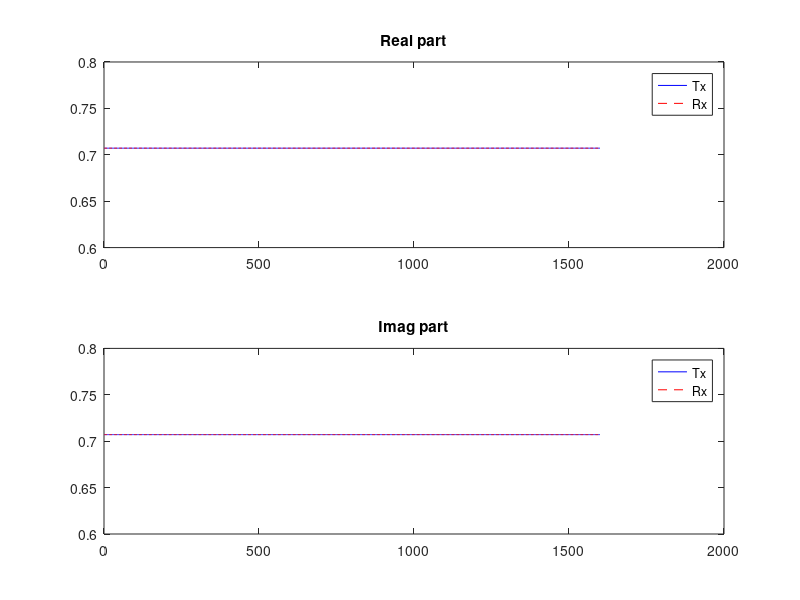

MATLAB code to generate this figure:
% Параметры 
NumFFT = 2048;
M      = 4;
N      = NumFFT;
NumSC  = 1600;
NumGI  = (NumFFT - NumSC) / 2;   % 224

% Создаём чистый спектр: одна QPSK-точка на каждой активной поднесущей
Spectrum = zeros(NumFFT, 1);
activeIdx = NumGI + 1 : NumFFT - NumGI;
% Заполним детерминированно — например, все +1+1i для контроля
Spectrum(activeIdx) = (1 + 1i) / sqrt(2);

% TX
tdSym  = ifft(ifftshift(Spectrum)) * sqrt(N);
tdLong = repmat(tdSym, M, 1) / M;

FilterTaps = ones(M*N, 1);          % заглушка
% FilterTaps = ones(M*N, 1) / sqrt(M);  % альтернативная нормировка

fbmcSym = tdLong .* FilterTaps;

% Канал
Rx = fbmcSym;

% RX
filtered = Rx .* FilterTaps;
fdLong = fftshift(fft(filtered)) / sqrt(N);

dc_long = M*N/2 + 1;
idx     = dc_long + (-N/2 : N/2 - 1) * M;
RxSpec  = fdLong(idx);

% Сравним переданный и принятый спектры на активных поднесущих
TxAct = Spectrum(activeIdx);
RxAct = RxSpec(activeIdx);

fprintf('Mean |Tx|^2: %.4f\n', mean(abs(TxAct).^2));
fprintf('Mean |Rx|^2: %.4f\n', mean(abs(RxAct).^2));
fprintf('Mean |Rx - Tx|^2: %.4f\n', mean(abs(RxAct - TxAct).^2));
fprintf('Tx(1):   %.4f + %.4fi\n', real(TxAct(1)), imag(TxAct(1)));
fprintf('Rx(1):   %.4f + %.4fi\n', real(RxAct(1)), imag(RxAct(1)));
fprintf('Tx(end): %.4f + %.4fi\n', real(TxAct(end)), imag(TxAct(end)));
fprintf('Rx(end): %.4f + %.4fi\n', real(RxAct(end)), imag(RxAct(end)));

% Визуализация
figure;
subplot(2,1,1);
plot(real(TxAct), 'b'); hold on;
plot(real(RxAct), 'r--');
title('Real part'); legend('Tx', 'Rx');
subplot(2,1,2);
plot(imag(TxAct), 'b'); hold on;
plot(imag(RxAct), 'r--');
title('Imag part'); legend('Tx', 'Rx');

%% Тест 1
NumFFT = 2048;
NumSC  = 1600;
M      = 4;
K      = 14;          % LenFrame
N      = NumFFT;
NumGI  = (NumFFT - NumSC) / 2;
activeIdx = NumGI + 1 : NumFFT - NumGI;

% IOTA фильтр
HkOneSided = [-0.875450, 0.481361, -0.163639, 0.0343042, ...
               0.013840, -0.019876, 0.016883, -0.007068, ...
               0.002515, 0.000209];
Hk   = [fliplr(HkOneSided), 1, HkOneSided];
Lpad = N*M/2 - length(HkOneSided);
Sp   = [zeros(1, Lpad), Hk, zeros(1, Lpad - 1)];
Pulse = ifft(ifftshift(Sp));
Pulse = Pulse(:) / max(abs(Pulse));
FilterTaps = Pulse;

% Генерируем K разных OFDM-спектров со случайными QPSK
rng(1);
TxSpectra = zeros(NumFFT, K);
for k = 1:K
    s = (1 - 2*randi([0 1], NumSC, 1)) + 1i*(1 - 2*randi([0 1], NumSC, 1));
    s = s / sqrt(2);
    TxSpectra(activeIdx, k) = s;
end

% === TX: assembleFBMCFrame ===
FrameLen = (K + M - 1) * N;
Frame = zeros(1, FrameLen);
for k = 1:K
    tdSym   = ifft(ifftshift(TxSpectra(:,k))) * sqrt(N);
    tdLong  = repmat(tdSym, M, 1) / M;
    fbmcSym = tdLong .* FilterTaps;
    offset  = (k-1)*N;
    Frame(offset+1 : offset+M*N) = Frame(offset+1 : offset+M*N) + fbmcSym.';
end

% === RX: fbmcToGrid (без шума, без канала) ===
RxSig = Frame(:);
RxSpectra = zeros(NumFFT, K);
for k = 1:K
    offset   = (k-1)*N;
    window   = RxSig(offset+1 : offset+M*N);
    filtered = window .* FilterTaps;
    fdLong   = fftshift(fft(filtered)) / sqrt(N);
    dc_long  = M*N/2 + 1;
    idx      = dc_long + (-N/2 : N/2-1)*M;
    RxSpectra(:,k) = fdLong(idx);
end

% Сравнение по каждому символу
fprintf('Symbol | Mean|Tx|^2 | Mean|Rx|^2 | Mean|Rx-Tx|^2 | SIR (dB)\n');
for k = 1:K
    txk = TxSpectra(activeIdx, k);
    rxk = RxSpectra(activeIdx, k);
    pTx = mean(abs(txk).^2);
    pRx = mean(abs(rxk).^2);
    err = mean(abs(rxk - txk).^2);
    sir = 10*log10(pTx / err);
    fprintf('  %2d   |  %.4f   |  %.4f   |   %.4e  |  %.1f\n', ...
        k, pTx, pRx, err, sir);
end

%% Тест 2 
NumFFT = 2048; NumSC = 1600; M = 4; N = NumFFT;
NumGI = (NumFFT - NumSC)/2;
activeIdx = NumGI+1 : NumFFT-NumGI;

HkOneSided = [-0.875450, 0.481361, -0.163639, 0.0343042, ...
               0.013840, -0.019876, 0.016883, -0.007068, ...
               0.002515, 0.000209];
Hk   = [fliplr(HkOneSided), 1, HkOneSided];
Lpad = N*M/2 - length(HkOneSided);
Sp   = [zeros(1, Lpad), Hk, zeros(1, Lpad-1)];
Pulse = ifft(ifftshift(Sp));
FilterTaps = Pulse(:) / max(abs(Pulse));

% ТЕСТ A: только символ 1, символ 2 пустой
K = 2;
TxSpectra = zeros(NumFFT, K);
rng(1);
s1 = ((1-2*randi([0 1],NumSC,1)) + 1i*(1-2*randi([0 1],NumSC,1)))/sqrt(2);
TxSpectra(activeIdx, 1) = s1;
% символ 2 оставляем нулевым

FrameLen = (K+M-1)*N;
Frame = zeros(1, FrameLen);
for k=1:K
    tdSym=ifft(ifftshift(TxSpectra(:,k)))*sqrt(N);
    tdLong=repmat(tdSym,M,1)/M;
    fbmcSym=tdLong.*FilterTaps;
    off=(k-1)*N;
    Frame(off+1:off+M*N)=Frame(off+1:off+M*N)+fbmcSym.';
end

% приём символа 1
% off=0;
% window=Frame(off+1:off+M*N).';
% filtered=window.*FilterTaps;
% fdLong=fftshift(fft(filtered))/sqrt(N);
% dc=M*N/2+1;
% idx=dc+(-N/2:N/2-1)*M;
% Rx1=fdLong(idx);
% 
% err1 = mean(abs(Rx1(activeIdx)-TxSpectra(activeIdx,1)).^2);
% fprintf('ТЕСТ A (символ 1, сосед пустой): Mean|Rx-Tx|^2 = %.4e, SIR = %.1f dB\n', ...
%     err1, 10*log10(1/err1));
off = 0;
window = Frame(off+1 : off+M*N).';      % длина M*N, столбец

% Матрица [N, M]: столбец m — это m-й период
R = reshape(window, N, M);
G = reshape(FilterTaps, N, M);

% Числитель: сумма r·g по периодам
num = sum(R .* G, 2);                    % длина N
% Знаменатель: сумма g² по периодам
den = sum(G .^ 2, 2);                    % длина N

tdSym_hat = M * num ./ den;              % восстановленный временной символ

% Обратно в частоту
Rx1 = fftshift(fft(tdSym_hat)) / sqrt(N);

err1 = mean(abs(Rx1(activeIdx) - TxSpectra(activeIdx,1)).^2);
fprintf('Взвешенный приём: Mean|Rx-Tx|^2 = %.4e, SIR = %.1f dB\n', ...
    err1, 10*log10(1/err1));

% % приём символа 2 (он пустой, но должен ли он что-то "увидеть" от символа 1?)
% off=N;
% window=Frame(off+1:off+M*N).';
% filtered=window.*FilterTaps;
% fdLong=fftshift(fft(filtered))/sqrt(N);
% Rx2=fdLong(idx);
% leak = mean(abs(Rx2(activeIdx)).^2);
% fprintf('ТЕСТ A (символ 2 пустой): утечка от соседа Mean|Rx|^2 = %.4e\n', leak);

%% Диагностика FBMC: полный кадр, взвешенный приём, таблица SIR по символам
NumFFT = 2048; NumSC = 1600; M = 4; K = 14; N = NumFFT;
NumGI = (NumFFT - NumSC)/2;
activeIdx = NumGI+1 : NumFFT-NumGI;

% --- IOTA фильтр (точно как в generateIOTA) ---
HkOneSided = [-0.875450, 0.481361, -0.163639, 0.0343042, ...
               0.013840, -0.019876, 0.016883, -0.007068, ...
               0.002515, 0.000209];
Hk   = [fliplr(HkOneSided), 1, HkOneSided];
Lpad = N*M/2 - length(HkOneSided);
Sp   = [zeros(1, Lpad), Hk, zeros(1, Lpad-1)];
Pulse = ifft(ifftshift(Sp));
FilterTaps = Pulse(:) / max(abs(Pulse));

% --- Генерируем K разных OFDM-спектров со случайными QPSK ---
rng(1);
TxSpectra = zeros(NumFFT, K);
for k = 1:K
    s = (1 - 2*randi([0 1], NumSC, 1)) + 1i*(1 - 2*randi([0 1], NumSC, 1));
    TxSpectra(activeIdx, k) = s / sqrt(2);
end

% --- TX: assembleFBMCFrame ---
FrameLen = (K + M - 1) * N;
Frame = zeros(1, FrameLen);
for k = 1:K
    tdSym   = ifft(ifftshift(TxSpectra(:,k))) * sqrt(N);
    tdLong  = repmat(tdSym, M, 1) / M;
    fbmcSym = tdLong .* FilterTaps;
    offset  = (k-1)*N;
    Frame(offset+1 : offset+M*N) = Frame(offset+1 : offset+M*N) + fbmcSym.';
end

% --- RX: взвешенный приём (как новый fbmcToGrid) ---
RxSig = Frame(:);
G   = reshape(FilterTaps, N, M);
den = sum(G.^2, 2);

RxSpectra = zeros(NumFFT, K);
for k = 1:K
    offset = (k-1)*N;
    window = RxSig(offset+1 : offset+M*N);
    R      = reshape(window, N, M);
    num    = sum(R .* G, 2);
    tdSym_hat = M * num ./ den;
    RxSpectra(:,k) = fftshift(fft(tdSym_hat)) / sqrt(N);
end

% --- Таблица SIR по символам ---
fprintf('Sym | Mean|Tx|^2 | Mean|Rx|^2 | Mean|Rx-Tx|^2 | SIR(dB)\n');
for k = 1:K
    txk = TxSpectra(activeIdx, k);
    rxk = RxSpectra(activeIdx, k);
    pTx = mean(abs(txk).^2);
    pRx = mean(abs(rxk).^2);
    err = mean(abs(rxk - txk).^2);
    sir = 10*log10(pTx / err);
    fprintf(' %2d |  %.4f   |  %.4f   |  %.4e  |  %.1f\n', ...
        k, pTx, pRx, err, sir);
end
